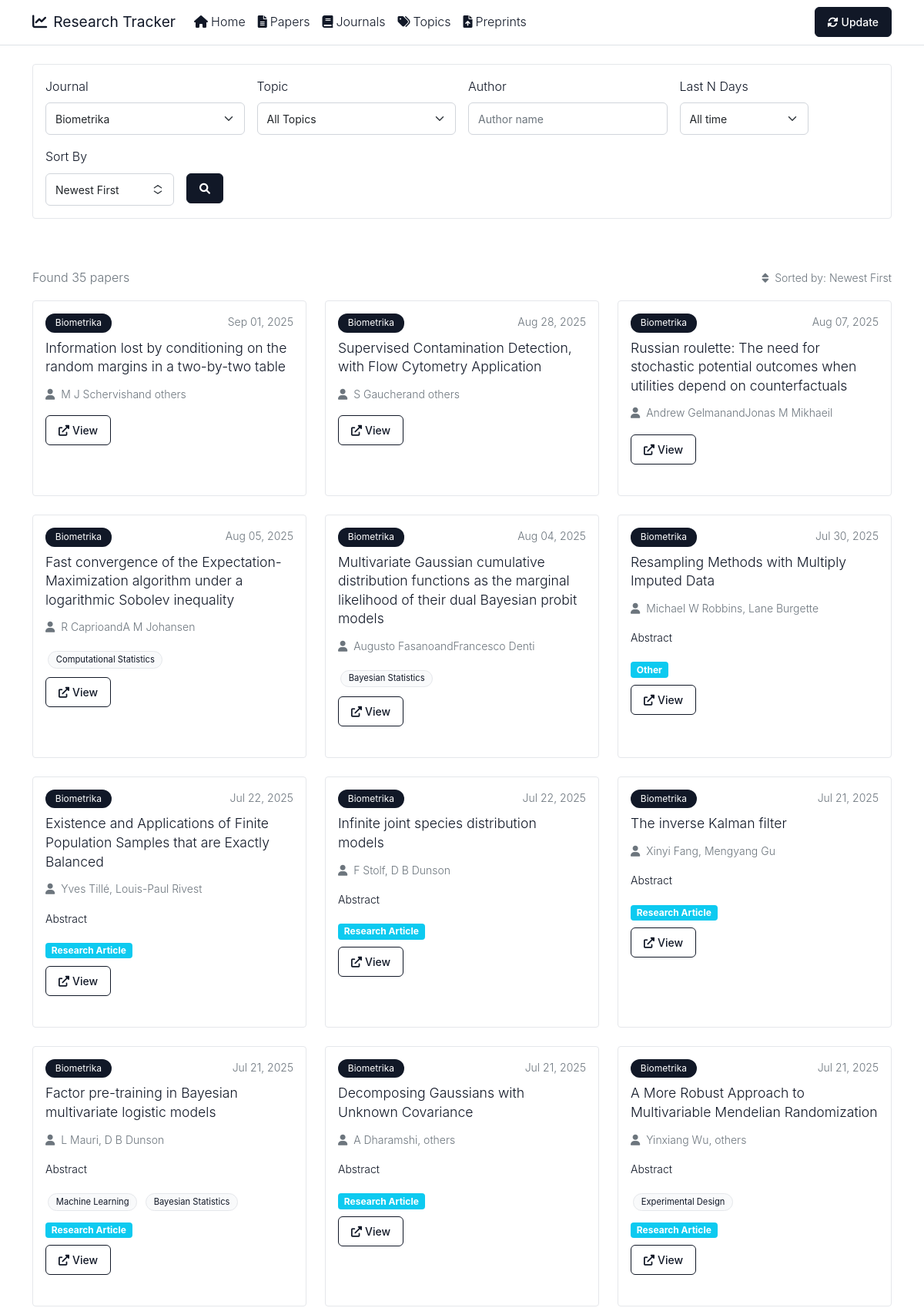
Page /papers?journal=Biometrika (upper part) on the committed database.
### app/models.py (models this page shows)
class Paper(Base):
    __tablename__ = 'papers'
    id = Column(Integer, primary_key=True, index=True)
    title = Column(String(500), index=True)
    abstract = Column(Text, nullable=True)
    doi = Column(String(200), nullable=True, unique=True)
    url = Column(String(500), nullable=True)
    pdf_url = Column(String(500), nullable=True)
    bibtex = Column(Text, nullable=True)  # Store BibTeX citation
    publication_date = Column(DateTime, nullable=True)
    accepted_date = Column(DateTime, nullable=True)
    scraped_date = Column(DateTime, default=datetime.utcnow)
    section = Column(String(100), nullable=True)  # Added section field
    journal_id = Column(Integer, ForeignKey('journals.id'))
    journal = relationship("Journal", back_populates="papers")
    authors = relationship("Author", secondary=paper_authors, back_populates="papers", order_by=paper_authors.c.author_order)
    topics = relationship("Topic", secondary=paper_topics, back_populates="papers")

class Journal(Base):
    __tablename__ = 'journals'
    id = Column(Integer, primary_key=True, index=True)
    name = Column(String(100), unique=True, index=True)
    short_name = Column(String(20), unique=True, index=True)
    abbreviation = Column(String(20), unique=True)
    url = Column(String(500))
    papers_url = Column(String(500))
    papers = relationship("Paper", back_populates="journal")

class Author(Base):
    __tablename__ = 'authors'
    id = Column(Integer, primary_key=True, index=True)
    name = Column(String(200), index=True)
    email = Column(String(200), nullable=True)
    affiliation = Column(String(500), nullable=True)
    papers = relationship("Paper", secondary=paper_authors, back_populates="authors")

class Topic(Base):
    __tablename__ = 'topics'
    id = Column(Integer, primary_key=True, index=True)
    name = Column(String(100), unique=True, index=True)
    description = Column(Text, nullable=True)
    papers = relationship("Paper", secondary=paper_topics, back_populates="topics")

### app/main.py (the view)
@app.get("/papers", response_class=HTMLResponse)
async def papers(
    request: Request,
    journal: Optional[str] = None,
    author: Optional[str] = None,
    topic: Optional[str] = None,
    days: Optional[str] = None,
    sort: Optional[str] = "date_desc",
    db: Session = Depends(get_db)
):
    query = db.query(Paper).options(joinedload(Paper.journal))
    if journal:
        query = query.join(Journal).filter(Journal.name == journal)
    if author:
        author_search = author.strip()
        if ',' in author_search:
            parts = [part.strip() for part in author_search.split(',')]
            if len(parts) == 2:
                last_name, first_name = parts
                converted_name = f"{first_name} {last_name}"
                query = query.join(Paper.authors).filter(
                    Author.name.contains(author_search) |
                    Author.name.contains(converted_name)
                )
            else:
                query = query.join(Paper.authors).filter(Author.name.contains(author_search))
        else:
            parts = author_search.split()
            if len(parts) >= 2:
                first_name = parts[0]
                last_name = ' '.join(parts[1:])
                converted_name = f"{last_name}, {first_name}"
                query = query.join(Paper.authors).filter(
                    Author.name.contains(author_search) |
                    Author.name.contains(converted_name)
                )
            else:
                query = query.join(Paper.authors).filter(Author.name.contains(author_search))
    if topic:
        query = query.join(Paper.topics).filter(Topic.name == topic)
    days_int = None
    if days and days.strip():
        try:
            days_int = int(days)
            cutoff_date = datetime.utcnow() - timedelta(days=days_int)
            query = query.filter(
                (Paper.publication_date.is_not(None) & (Paper.publication_date >= cutoff_date)) |
                (Paper.publication_date.is_(None) & (Paper.scraped_date >= cutoff_date))
            )
        except ValueError:
            pass
    if sort == "date_asc":
        query = query.order_by(
            func.coalesce(Paper.publication_date, Paper.scraped_date).asc()
        )
    elif sort == "title_asc":
        query = query.order_by(Paper.title.asc())
    elif sort == "title_desc":
        query = query.order_by(Paper.title.desc())
    else:  # default: date_desc
        query = query.order_by(
            desc(func.coalesce(Paper.publication_date, Paper.scraped_date))
        )
    papers = query.all()
    journals = db.query(Journal).all()
    topics = db.query(Topic).all()
    return templates.TemplateResponse("papers.html", {
        "request": request,
        "papers": papers,
        "journals": journals,
        "topics": topics,
        "selected_journal": journal,
        "selected_author": author,
        "selected_topic": topic,
        "selected_days": days_int,
        "selected_sort": sort
    })

### templates/papers.html (shortened to what this page needs)
{% extends "base.html" %}
{% block content %}
<div class="row mb-4">
    <div class="col-12">
        <div class="card">
            <div class="card-body">
                <form method="get" class="row g-3" id="filterForm">
                    <div class="col-md-3">
                        <label for="journal" class="form-label">Journal</label>
                        <select class="form-select" id="journal" name="journal">
                            {% for journal in journals %}
                            <option value="{{ journal.name }}" {% if selected_journal == journal.name %}selected{% endif %}>
                                {{ journal.name }}
                            </option>
                            {% endfor %}
                        </select>
                    </div>
                    <div class="col-md-3">
                        <label for="topic" class="form-label">Topic</label>
                        <select class="form-select" id="topic" name="topic">
                            <option value="">All Topics</option>
                        </select>
                    </div>
                    <div class="col-md-3">
                        <label for="author" class="form-label">Author</label>
                        <input type="text" class="form-control" id="author" name="author"
                               value="{{ selected_author or '' }}" placeholder="Author name">
                    </div>
                    <div class="col-md-2">
                        <label for="days" class="form-label">Last N Days</label>
                        <select class="form-select" id="days" name="days">
                            <option value="" {% if selected_days is none %}selected{% endif %}>All time</option>
                        </select>
                    </div>
                    <div class="col-md-2">
                        <label for="sort" class="form-label">Sort By</label>
                        <select class="form-select" id="sort" name="sort">
                            <option value="date_desc" {% if selected_sort == 'date_desc' %}selected{% endif %}>Newest First</option>
                        </select>
                    </div>
                    <div class="col-md-1">
                        <label class="form-label">&nbsp;</label>
                        <button type="submit" class="btn btn-primary d-block">
                        </button>
                    </div>
                </form>
            </div>
        </div>
    </div>
</div>
<div class="row mt-5">
    <div class="col-12">
        {% if papers %}
        <div class="d-flex flex-column flex-sm-row justify-content-between align-items-start align-items-sm-center mb-3 gap-2 mt-3">
            <p class="text-muted mb-0">Found {{ papers | length }} papers</p>
            <small class="text-muted">
                <i class="fas fa-sort me-1"></i>
                {% if selected_sort == 'date_asc' %}Sorted by: Oldest First
                {% elif selected_sort == 'title_asc' %}Sorted by: Title A-Z
                {% elif selected_sort == 'title_desc' %}Sorted by: Title Z-A
                {% else %}Sorted by: Newest First
                {% endif %}
            </small>
        </div>
        <div class="row">
            {% for paper in papers %}
            <div class="col-md-6 col-lg-4 mb-4">
                <div class="card paper-card h-100">
                    <div class="card-body">
                        <div class="d-flex justify-content-between align-items-start mb-2">
                            <span class="badge bg-primary journal-badge">{{ paper.journal.abbreviation if paper.journal else 'Unknown' }}</span>
                            <small class="text-muted">{{ paper.publication_date.strftime('%b %d, %Y') if paper.publication_date else (paper.scraped_date.strftime('%b %d, %Y') if paper.scraped_date else '') }}</small>
                        </div>
                        <h5 class="card-title">
                            <a href="/paper/{{ paper.id }}" class="text-decoration-none">{{ paper.title }}</a>
                        </h5>
                        {% if paper.authors %}
                        <p class="card-text text-muted small">
                            <i class="fas fa-user me-1"></i>
                            {{ (paper.authors | format_authors)[:3] | join(', ') }}
                        </p>
                        {% endif %}
                        {% if paper.abstract %}
                        <p class="card-text small">
                            {{ paper.abstract[:150] }}{% if paper.abstract | length > 150 %}...{% endif %}
                        </p>
                        {% endif %}
                        {% if paper.topics %}
                        <div class="mb-2">
                            {% for topic in paper.topics[:3] %}
                            <span class="badge bg-secondary topic-tag">{{ topic.name }}</span>
                            {% endfor %}
                        </div>
                        {% endif %}
                        {% if paper.section %}
                        <div class="mb-2">
                            <span class="badge bg-info">{{ paper.section }}</span>
                        </div>
                        {% endif %}
                        <div class="d-flex gap-2">
                            {% if paper.url %}
                            <a href="{{ paper.url }}" class="btn btn-sm btn-outline-primary" target="_blank">
                                <i class="fas fa-external-link-alt me-1"></i>View
                            </a>
                            {% endif %}
                        </div>
                    </div>
                </div>
            </div>
            {% endfor %}
        </div>
        {% else %}
        <div class="alert alert-info">
            <i class="fas fa-info-circle me-2"></i>
            No papers found matching your criteria. Try adjusting the filters or click "Update" to scrape for new papers.
        </div>
        {% endif %}
    </div>
</div>
{% endblock %}

### static/style.css (style rules this page uses)
:root { --primary-color: #111827; --secondary-color: #111827; --accent-color: #6b7280; --success-color: #059669; --warning-color: #d97706; --light-bg: #f9fafb; --dark-text: #111827; --border-radius: 8px; --box-shadow: 0 1px 3px rgba(0,0,0,0.05); }
body { font-family: -apple-system, BlinkMacSystemFont, 'Segoe UI', Roboto, sans-serif; line-height: 1.6; color: var(--dark-text); font-weight: 300; }
h1, h2, h3, h4, h5, h6 { font-weight: 300; color: var(--dark-text); }
.card { border: 1px solid #e5e7eb; border-radius: 4px; box-shadow: none; transition: all 0.2s ease; height: 100%; }
.paper-card { margin-bottom: 1.5rem; }
.paper-card .card-title { font-size: 1.1rem; line-height: 1.4; margin-bottom: 0.75rem; }
.paper-card .card-title a { color: var(--dark-text); text-decoration: none; }
.journal-badge { background: var(--primary-color) !important; font-size: 0.75rem; padding: 0.4rem 0.8rem; border-radius: 12px; font-weight: 400; color: white !important; }
.topic-tag { background: var(--light-bg) !important; color: var(--dark-text) !important; border: 1px solid #e5e7eb; font-size: 0.7rem; padding: 0.3rem 0.6rem; border-radius: 12px; margin: 0.2rem; display: inline-block; font-weight: 400; }
.btn { border-radius: 4px; padding: 0.5rem 1rem; font-weight: 400; transition: all 0.2s ease; font-size: 0.875rem; border-width: 1px; }
.btn-primary { background: var(--primary-color); border-color: var(--primary-color); font-weight: 500; border-radius: 6px; }
.btn-outline-primary { color: var(--primary-color); border-color: var(--primary-color); font-weight: 500; border-radius: 6px; }
.form-control, .form-select { border-radius: 6px; border: 1px solid #d1d5db; padding: 0.6rem 0.75rem; transition: all 0.3s ease; font-size: 0.875rem; }

### rows in the picture
Paper: journal "Biometrika", publication_date "Sep 01, 2025", title "Information lost by conditioning on the random margins in a two-by-two table"
Author: name "M J Schervishand others"
Paper: journal "Biometrika", publication_date "Aug 28, 2025", title "Supervised Contamination Detection, with Flow Cytometry Application"
Author: name "S Gaucherand others"
Paper: journal "Biometrika", publication_date "Aug 07, 2025", title "Russian roulette: The need for stochastic potential outcomes when utilities depend on counterfactuals"
Author: name "Andrew GelmanandJonas M Mikhaeil"
Paper: journal "Biometrika", publication_date "Aug 05, 2025", title "Fast convergence of the Expectation-Maximization algorithm under a logarithmic Sobolev inequality"
Author: name "R CaprioandA M Johansen"
Topic: name "Computational Statistics"
Paper: journal "Biometrika", publication_date "Aug 04, 2025", title "Multivariate Gaussian cumulative distribution functions as the marginal likelihood of their dual Bayesian probit models"
Author: name "Augusto FasanoandFrancesco Denti"
Topic: name "Bayesian Statistics"
Paper: journal "Biometrika", publication_date "Jul 30, 2025", title "Resampling Methods with Multiply Imputed Data", abstract "Abstract", section "Other"
Author: name.name "Michael W Robbins, Lane Burgette"
Paper: journal "Biometrika", publication_date "Jul 22, 2025", title "Existence and Applications of Finite Population Samples that are Exactly Balanced", abstract "Abstract", section "Research Article"
Author: name.name "Yves Tillé, Louis-Paul Rivest"
Paper: journal "Biometrika", publication_date "Jul 22, 2025", title "Infinite joint species distribution models", abstract "Abstract", section "Research Article"
Author: name.name "F Stolf, D B Dunson"
Paper: journal "Biometrika", publication_date "Jul 21, 2025", title "The inverse Kalman filter", abstract "Abstract", section "Research Article"
Author: name.name "Xinyi Fang, Mengyang Gu"
Paper: journal "Biometrika", publication_date "Jul 21, 2025", title "Factor pre-training in Bayesian multivariate logistic models", abstract "Abstract", section "Research Article"
Author: name.name "L Mauri, D B Dunson"
Topic: name "Machine Learning"
Paper: journal "Biometrika", publication_date "Jul 21, 2025", title "Decomposing Gaussians with Unknown Covariance", abstract "Abstract", section "Research Article"
Author: name.name "A Dharamshi, others"
Paper: journal "Biometrika", publication_date "Jul 21, 2025", title "A More Robust Approach to Multivariable Mendelian Randomization", abstract "Abstract", section "Research Article"
Author: name.name "Yinxiang Wu, others"
Topic: name "Experimental Design"

### other values in the picture
{{ papers | length }} "35"
form field journal "Biometrika"
